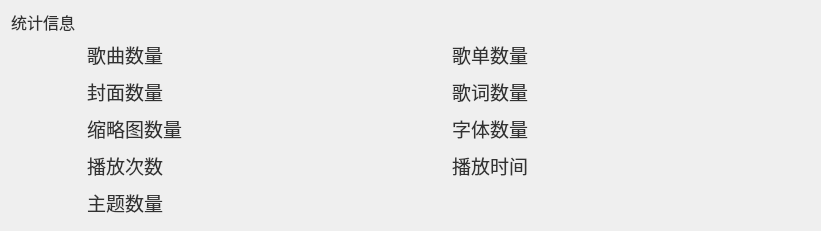
       <widget class="QWidget" name="layoutWidget">
        <property name="geometry">
         <rect>
          <x>10</x>
          <y>150</y>
          <width>821</width>
          <height>231</height>
         </rect>
        </property>
        <layout class="QGridLayout" name="gridLayout">
         <item row="0" column="0">
          <widget class="QLabel" name="statistic_Label">
           <property name="maximumSize">
            <size>
             <width>70</width>
             <height>20</height>
            </size>
           </property>
           <property name="font">
            <font>
             <family>黑体</family>
             <pointsize>12</pointsize>
            </font>
           </property>
           <property name="layoutDirection">
            <enum>Qt::LeftToRight</enum>
           </property>
           <property name="styleSheet">
            <string notr="true">QLabel
{
background-color:transparent;
color:rgb(50,50,50);
border-radius:5px;
}</string>
           </property>
           <property name="text">
            <string>统计信息</string>
           </property>
          </widget>
         </item>
         <item row="1" column="1">
          <widget class="QLabel" name="music_sum_Label">
           <property name="minimumSize">
            <size>
             <width>0</width>
             <height>30</height>
            </size>
           </property>
           <property name="maximumSize">
            <size>
             <width>16777215</width>
             <height>30</height>
            </size>
           </property>
           <property name="font">
            <font>
             <family>黑体</family>
             <pointsize>14</pointsize>
            </font>
           </property>
           <property name="layoutDirection">
            <enum>Qt::LeftToRight</enum>
           </property>
           <property name="styleSheet">
            <string notr="true">QLabel
{
background-color:transparent;
color:rgb(50,50,50);
border-radius:5px;
}</string>
           </property>
           <property name="text">
            <string>歌曲数量 </string>
           </property>
          </widget>
         </item>
         <item row="1" column="2">
          <widget class="QLabel" name="playlist_sum_Label">
           <property name="minimumSize">
            <size>
             <width>0</width>
             <height>30</height>
            </size>
           </property>
           <property name="maximumSize">
            <size>
             <width>16777215</width>
             <height>30</height>
            </size>
           </property>
           <property name="font">
            <font>
             <family>黑体</family>
             <pointsize>14</pointsize>
            </font>
           </property>
           <property name="layoutDirection">
            <enum>Qt::LeftToRight</enum>
           </property>
           <property name="styleSheet">
            <string notr="true">QLabel
{
background-color:transparent;
color:rgb(50,50,50);
border-radius:5px;
}</string>
           </property>
           <property name="text">
            <string>歌单数量 </string>
           </property>
          </widget>
         </item>
         <item row="2" column="1">
          <widget class="QLabel" name="cover_sum_Label">
           <property name="minimumSize">
            <size>
             <width>0</width>
             <height>30</height>
            </size>
           </property>
           <property name="maximumSize">
            <size>
             <width>16777215</width>
             <height>30</height>
            </size>
           </property>
           <property name="font">
            <font>
             <family>黑体</family>
             <pointsize>14</pointsize>
            </font>
           </property>
           <property name="layoutDirection">
            <enum>Qt::LeftToRight</enum>
           </property>
           <property name="styleSheet">
            <string notr="true">QLabel
{
background-color:transparent;
color:rgb(50,50,50);
border-radius:5px;
}</string>
           </property>
           <property name="text">
            <string>封面数量 </string>
           </property>
          </widget>
         </item>
         <item row="2" column="2">
          <widget class="QLabel" name="lyric_sum_Label">
           <property name="minimumSize">
            <size>
             <width>0</width>
             <height>30</height>
            </size>
           </property>
           <property name="maximumSize">
            <size>
             <width>16777215</width>
             <height>30</height>
            </size>
           </property>
           <property name="font">
            <font>
             <family>黑体</family>
             <pointsize>14</pointsize>
            </font>
           </property>
           <property name="layoutDirection">
            <enum>Qt::LeftToRight</enum>
           </property>
           <property name="styleSheet">
            <string notr="true">QLabel
{
background-color:transparent;
color:rgb(50,50,50);
border-radius:5px;
}</string>
           </property>
           <property name="text">
            <string>歌词数量 </string>
           </property>
          </widget>
         </item>
         <item row="3" column="1">
          <widget class="QLabel" name="thumbnail_sum_Label">
           <property name="minimumSize">
            <size>
             <width>0</width>
             <height>30</height>
            </size>
           </property>
           <property name="maximumSize">
            <size>
             <width>16777215</width>
             <height>30</height>
            </size>
           </property>
           <property name="font">
            <font>
             <family>黑体</family>
             <pointsize>14</pointsize>
            </font>
           </property>
           <property name="layoutDirection">
            <enum>Qt::LeftToRight</enum>
           </property>
           <property name="styleSheet">
            <string notr="true">QLabel
{
background-color:transparent;
color:rgb(50,50,50);
border-radius:5px;
}</string>
           </property>
           <property name="text">
            <string>缩略图数量 </string>
           </property>
          </widget>
         </item>
         <item row="3" column="2">
          <widget class="QLabel" name="font_sum_Label">
           <property name="minimumSize">
            <size>
             <width>0</width>
             <height>30</height>
            </size>
           </property>
           <property name="maximumSize">
            <size>
             <width>16777215</width>
             <height>30</height>
            </size>
           </property>
           <property name="font">
            <font>
             <family>黑体</family>
             <pointsize>14</pointsize>
            </font>
           </property>
           <property name="layoutDirection">
            <enum>Qt::LeftToRight</enum>
           </property>
           <property name="styleSheet">
            <string notr="true">QLabel
{
background-color:transparent;
color:rgb(50,50,50);
border-radius:5px;
}</string>
           </property>
           <property name="text">
            <string>字体数量 </string>
           </property>
          </widget>
         </item>
         <item row="4" column="1">
          <widget class="QLabel" name="play_count_Label">
           <property name="minimumSize">
            <size>
             <width>0</width>
             <height>30</height>
            </size>
           </property>
           <property name="maximumSize">
            <size>
             <width>16777215</width>
             <height>30</height>
            </size>
           </property>
           <property name="font">
            <font>
             <family>黑体</family>
             <pointsize>14</pointsize>
            </font>
           </property>
           <property name="layoutDirection">
            <enum>Qt::LeftToRight</enum>
           </property>
           <property name="styleSheet">
            <string notr="true">QLabel
{
background-color:transparent;
color:rgb(50,50,50);
border-radius:5px;
}</string>
           </property>
           <property name="text">
            <string>播放次数 </string>
           </property>
          </widget>
         </item>
         <item row="4" column="2">
          <widget class="QLabel" name="play_song_time_Label">
           <property name="minimumSize">
            <size>
             <width>0</width>
             <height>30</height>
            </size>
           </property>
           <property name="maximumSize">
            <size>
             <width>16777215</width>
             <height>30</height>
            </size>
           </property>
           <property name="font">
            <font>
             <family>黑体</family>
             <pointsize>14</pointsize>
            </font>
           </property>
           <property name="layoutDirection">
            <enum>Qt::LeftToRight</enum>
           </property>
           <property name="styleSheet">
            <string notr="true">QLabel
{
background-color:transparent;
color:rgb(50,50,50);
border-radius:5px;
}</string>
           </property>
           <property name="text">
            <string>播放时间 </string>
           </property>
          </widget>
         </item>
         <item row="5" column="1">
          <widget class="QLabel" name="theme_sum_Label">
           <property name="minimumSize">
            <size>
             <width>0</width>
             <height>30</height>
            </size>
           </property>
           <property name="maximumSize">
            <size>
             <width>16777215</width>
             <height>30</height>
            </size>
           </property>
           <property name="font">
            <font>
             <family>黑体</family>
             <pointsize>14</pointsize>
            </font>
           </property>
           <property name="layoutDirection">
            <enum>Qt::LeftToRight</enum>
           </property>
           <property name="styleSheet">
            <string notr="true">QLabel
{
background-color:transparent;
color:rgb(50,50,50);
border-radius:5px;
}</string>
           </property>
           <property name="text">
            <string>主题数量 </string>
           </property>
          </widget>
         </item>
        </layout>
       </widget>
